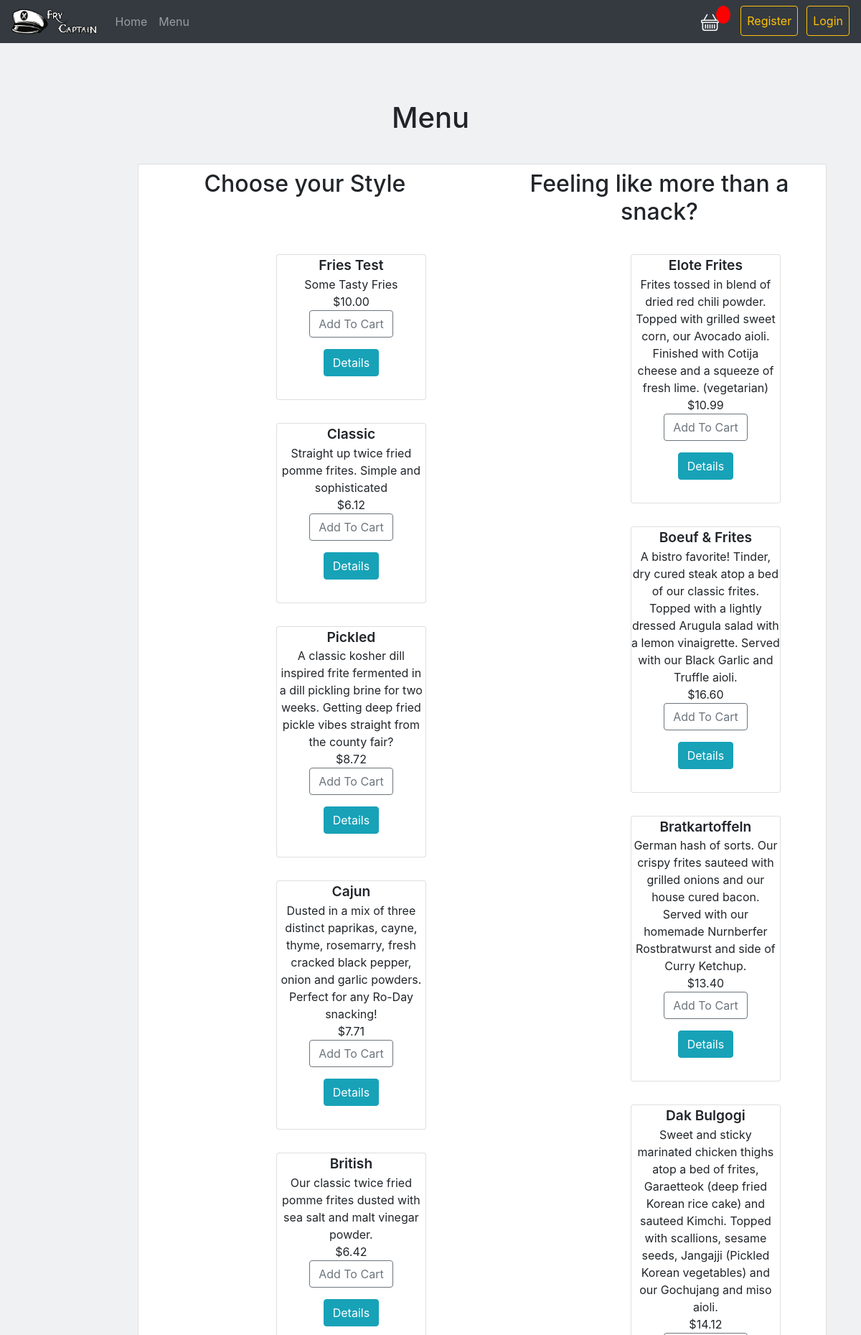
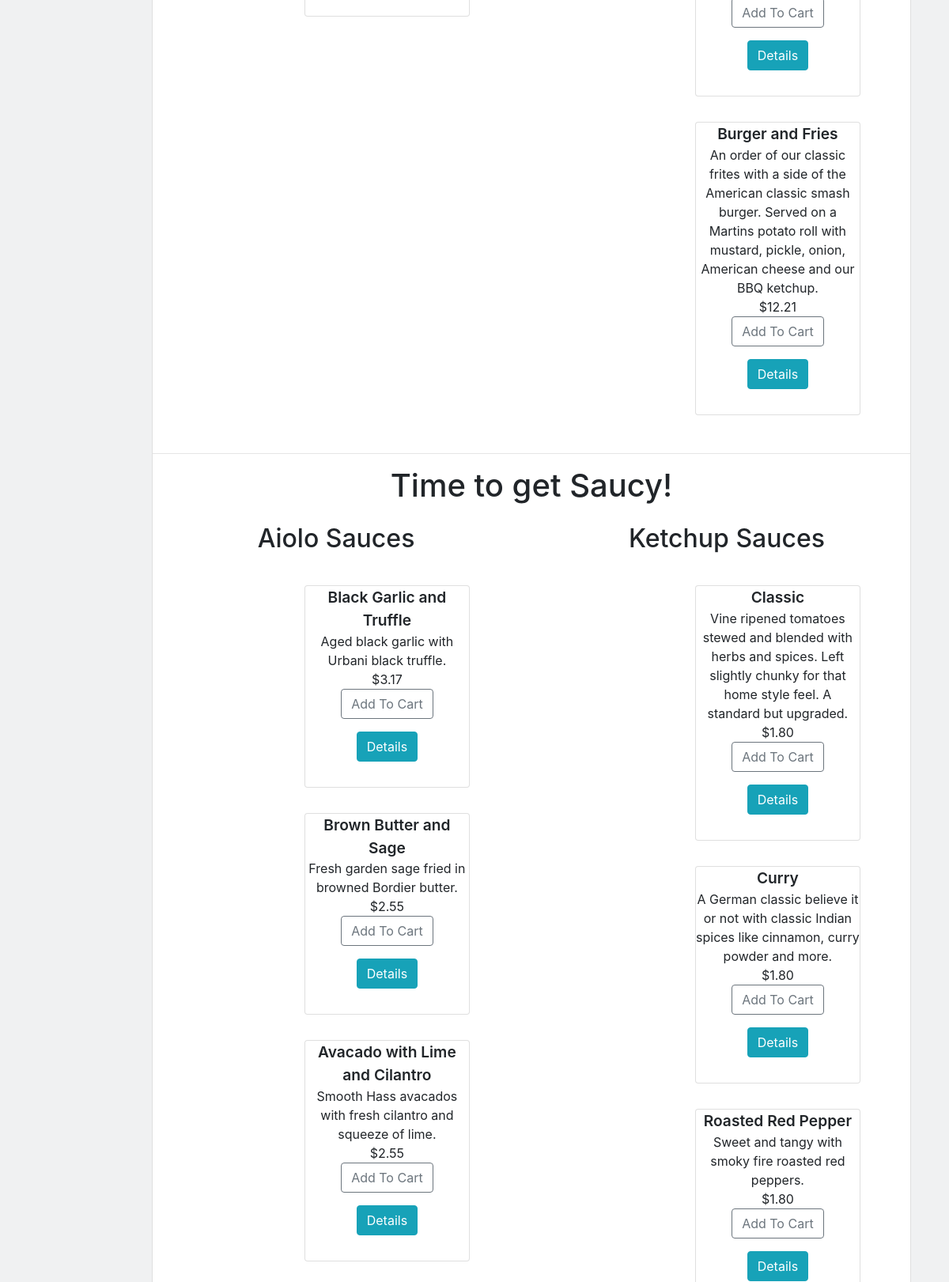
The app's page /menu/ (upper part) with its own data (2 pictures, top to bottom).
### resturant/models.py (models this page shows)
class MenuItem(models.Model):
    ITEMTYPE = (
                ('fries','fries'),
                ('entree', 'entree'),
                ('dessert', 'dessert'),
                ('sauce', 'sauce'),
                )
    SAUCETYPE = (
            ('aioli','aioli'),
            ('ketchup', 'ketchup'),
    )
    name = models.CharField(max_length = 50, null=True)
    sauce_type = models.CharField(max_length=200, null=True, blank=True, choices=SAUCETYPE)
    description = models.TextField(max_length = 250, null=True)
    price = models.DecimalField(max_digits=7, decimal_places=2, default=0)
    item_type = models.CharField(max_length=200, null=True, choices=ITEMTYPE)
    date_created = models.DateTimeField(auto_now_add = True, null=True)
    item_pic = models.ImageField(default='solid-dark-grey-background.jpg',null=True, blank=True)
    def __str__(self):
        return self.name;

### resturant/views.py (the view)
# urls.py: path('menu/', views.menu, name='menu'), #menu page
def menu(request):
    fries = MenuItem.objects.filter(item_type="fries")
    entrees = MenuItem.objects.filter(item_type="entree")
    aioliSauces = MenuItem.objects.filter(sauce_type="aioli")
    ketchupSauces = MenuItem.objects.filter(sauce_type="ketchup")
    context = {
        "fries": fries,
        "entrees" : entrees,
        "aioli_sauces" : aioliSauces,
        "ketchup_sauces" : ketchupSauces,
    }
    return render(request, 'resturant/menu.html', context)

### resturant/templates/resturant/menu.html (shortened to what this page needs)
{% extends 'resturant/main.html' %}
{% block content %}
{% load static %}
<link rel="stylesheet" href="{% static 'css/menu.css' %}">
<div id="main">
  <div class="row">
    <div class="col">
      <h1 id="title">Menu</h1>
    </div>
  </div>
  <div class="card main-menu-card">
      <div class="row">
        <div class="col col-6">
          <h2 class="mt-2">Choose your Style</h2>
        </div>
        <div class="col col-6">
          <h2 class="mt-2">Feeling like more than a snack?</h2>
        </div>
      </div>
      <div class="row">
        <div class="col col-6">
          {% for item in fries %}
            <div class="card menu-card">
              <p>
                <span class="menu-item-name">{{item}}</span>
                <br>{{item.description}}
                <br>${{item.price|floatformat:2}}
                <br><button data-product={{item.id}} data-action="add" type="button" name="button" class="btn btn-outline-secondary add-btn update-cart">Add To Cart</button>
                <a href="{% url 'menu_details' item.id %}" class="btn btn-info card-button">Details</a>
              </p>
            </div>
          {% endfor %}
        </div>
        <div class="col col-6">
            {% for item in entrees %}
            <div class="card menu-card">
              <p>
                <span class="menu-item-name">{{item}}</span>
                <br>{{item.description}}
                <br>${{item.price}}
                <br><button data-product={{item.id}} data-action="add" type="button" name="button" class="btn btn-outline-secondary add-btn update-cart">Add To Cart</button>
                <a href="{% url 'menu_details' item.id %}" class="btn btn-info card-button">Details</a>
              </p>
            </div>
            {% endfor %}
        </div>
      </div>
      <hr>
      <div>
        <h1 class="mb-4">Time to get Saucy!</h1>
        <div class="row">
          <div class="col col-6">
            <h2>Aiolo Sauces</h2>
          </div>
          <div class="col col-6">
            <h2>Ketchup Sauces</h2>
          </div>
        </div>
      </div>
      <div class="row">
        <div class="col col-6">
            {% for item in aioli_sauces %}
            <div class="card menu-card align-bottom">
              <p>
                <span class="menu-item-name">{{item}}</span>
                <br>{{item.description}}
                <br>${{item.price}}
                <br><button data-product={{item.id}} data-action="add" type="button" name="button" class="btn btn-outline-secondary add-btn update-cart">Add To Cart</button>
                <a href="{% url 'menu_details' item.id %}" class="btn btn-info card-button">Details</a>
              </p>
            </div>
            {% endfor %}
        </div>
        <div class="col col-6">
            {% for item in ketchup_sauces %}
            <div class="card menu-card">
              <p>
                <span class="menu-item-name">{{item}}</span>
                <br>{{item.description}}
                <br>${{item.price}}
                <br><button data-product={{item.id}} data-action="add" type="button" name="button" class="btn btn-outline-secondary add-btn update-cart">Add To Cart</button>
                <a href="{% url 'menu_details' item.id %}" class="btn btn-info card-button">Details</a>
              </p>
            </div>
            {% endfor %}
        </div>
      </div>
  </div>
</div>
{% endblock %}

### resturant/templates/resturant/main.html (shortened to what this page needs)
{% load static %}
<!DOCTYPE html>
<html lang="en" dir="ltr">
  <head>
    <link rel="stylesheet" href="https://stackpath.bootstrapcdn.com/bootstrap/4.3.1/css/bootstrap.min.css">
    <link rel="stylesheet" href="{% static 'css/main.css' %}">
  </head>
  <body>
    {% include 'resturant/navbar.html' %}
    {% block content %}
    {% endblock %}
  </body>
</html>

### resturant/templates/resturant/navbar.html (shortened to what this page needs)
{% load static %}
<link rel="stylesheet" href="{% static 'css/navbar.css' %}">
<nav class="navbar navbar-expand-lg navbar-dark bg-dark" id="navbar" style="z-index: 300">
  <img src="{% static 'images/FryCaptainLogoWithWords.png' %}" id="logo">
  <div class="collapse navbar-collapse" id="navbarTogglerDemo03">
    <ul class="navbar-nav mr-auto mt-2 mt-lg-0">
      <li class="nav-item">
        <a class="nav-link" href="{% url 'home' %}">Home<span class="sr-only">(current)</span></a>
      </li>
      <li class="nav-item">
        <a class="nav-link" href="{% url 'menu' %}">Menu</a>
      </li>
    </ul>
    <form class="form-inline my-2 my-lg-0">
      {% if user.is_authenticated %}
        <ul class="navbar-nav mr-auto mt-2 mt-lg-0">
          <li class="nav-item">
            <span class="nav-link" id="login-name" style="margin-right: -.4em;">Hello, <a href="{% url 'user_profile' %}">{{user.username}}</a></span>
          </li>
          <li class="nav-item">
            <a class="nav-link btn text-light mr-2" href="{% url 'cart' %}">
              <svg xmlns="http://www.w3.org/2000/svg" width="25" height="25" fill="currentColor" class="bi bi-cart" viewBox="0 0 16 16">
                <path d="M5.757 1.071a.5.5 0 0 1 .172.686L3.383 6h9.234L10.07 1.757a.5.5 0 1 1 .858-.514L13.783 6H15a1 1 0 0 1 1 1v1a1 1 0 0 1-1 1v4.5a2.5 2.5 0 0 1-2.5 2.5h-9A2.5 2.5 0 0 1 1 13.5V9a1 1 0 0 1-1-1V7a1 1 0 0 1 1-1h1.217L5.07 1.243a.5.5 0 0 1 .686-.172zM2 9v4.5A1.5 1.5 0 0 0 3.5 15h9a1.5 1.5 0 0 0 1.5-1.5V9H2zM1 7v1h14V7H1zm3 3a.5.5 0 0 1 .5.5v3a.5.5 0 0 1-1 0v-3A.5.5 0 0 1 4 10zm2 0a.5.5 0 0 1 .5.5v3a.5.5 0 0 1-1 0v-3A.5.5 0 0 1 6 10zm2 0a.5.5 0 0 1 .5.5v3a.5.5 0 0 1-1 0v-3A.5.5 0 0 1 8 10zm2 0a.5.5 0 0 1 .5.5v3a.5.5 0 0 1-1 0v-3a.5.5 0 0 1 .5-.5zm2 0a.5.5 0 0 1 .5.5v3a.5.5 0 0 1-1 0v-3a.5.5 0 0 1 .5-.5z"/>
              </svg>
            </a>
          </li>
          <li class="nav-item">
            <p id="cart-total"></p>
          </li>
          <li class="nav-item">
            <a class="nav-link btn btn-outline-warning text-warning" id="" href="{% url 'logout' %}">Logout</a>
          </li>
        </ul>
      {% else %}
        <ul class="navbar-nav mr-auto mt-2 mt-lg-0">
          <li class="nav-item">
            <a class="nav-link btn text-light mr-2" href="{% url 'cart' %}">
            </a>
          </li>
          <li class="nav-item">
            <p id="cart-total"></p>
          </li>
          <li class="nav-item">
            <a class="nav-link btn btn-outline-warning text-warning" id="register" href="{% url 'register' %}">Register</a>
          </li>
          <li class="nav-item">
            <a class="nav-link btn btn-outline-warning text-warning" href="{% url 'login' %}">Login</a>
          </li>
        </ul>
      {% endif %}
    </form>
  </div>
</nav>

### resturant/templates/resturant/footer.html (shortened to what this page needs)
{% load static %}

### static/css/main.css (style rules this page uses)
body { background-color: #f0f1f2; }

### static/css/navbar.css (style rules this page uses)
#logo { height: 2.2em; margin-right: 1em; }
#navbar { position: sticky; top: 0; left: 0; }
#register { margin-right: .75em; }
#cart-total { display: block; text-align: center; color: #fff; background-color: red; width: 20px; height: 25px; border-radius: 50%; font-size: 14px; margin-left: -1.5em; margin-right: 1em; }

### static/css/menu.css (style rules this page uses)
#main { text-align: center; }
.menu-card { margin: 2em 12em; height: auto; width: 45%; }
.main-menu-card { margin: 2em 12em; height: auto; width: 80%; }
#title { margin-top: 2em; }
.menu-item-name { font-size: 1.2em; font-weight: 600; }
.card-button { margin: 1em; }

### records on screen
MenuItem: name "Fries Test", description "Some Tasty Fries", price "10.00"
MenuItem: name "Classic", description "Straight up twice fried pomme frites. Simple and sophisticated", price "6.12"
MenuItem: name "Pickled", description "A classic kosher dill inspired frite fermented in a dill pickling brine for two weeks. Getting deep fried pickle vibes straight from the county fair?", price "8.72"
MenuItem: name "Cajun", description "Dusted in a mix of three distinct paprikas, cayne, thyme, rosemarry, fresh cracked black pepper, onion and garlic powders. Perfect for any Ro-Day snacking!", price "7.71"
MenuItem: name "British", description "Our classic twice fried pomme frites dusted with sea salt and malt vinegar powder.", price "6.42"
MenuItem: name "Elote Frites", description "Frites tossed in blend of dried red chili powder. Topped with grilled sweet corn, our Avocado aioli. Finished with Cotija cheese and a squeeze of fresh lime. (vegetarian)", price "10.99"
MenuItem: name "Boeuf & Frites", description "A bistro favorite! Tinder, dry cured steak atop a bed of our classic frites. Topped with a lightly dressed Arugula salad with a lemon vinaigrette. Served with our Black Garlic and Truffle aioli.", price "16.60"
MenuItem: name "Bratkartoffeln", description "German hash of sorts. Our crispy frites sauteed with grilled onions and our house cured bacon. Served with our homemade Nurnberfer Rostbratwurst and side of Curry Ketchup.", price "13.40"
MenuItem: name "Dak Bulgogi", description "Sweet and sticky marinated chicken thighs atop a bed of frites, Garaetteok (deep fried Korean rice cake) and sauteed Kimchi. Topped with scallions, sesame seeds, Jangajji (Pickled Korean vegetables) and our Gochujang and miso aioli.", price "14.12"
MenuItem: name "Burger and Fries", description "An order of our classic frites with a side of the American classic smash burger. Served on a Martins potato roll with mustard, pickle, onion, American cheese and our BBQ ketchup.", price "12.21"
MenuItem: name "Black Garlic and Truffle", description "Aged black garlic with Urbani black truffle.", price "3.17"
MenuItem: name "Brown Butter and Sage", description "Fresh garden sage fried in browned Bordier butter.", price "2.55"
MenuItem: name "Avacado with Lime and Cilantro", description "Smooth Hass avacados with fresh cilantro and squeeze of lime.", price "2.55"
MenuItem: name "Classic", description "Vine ripened tomatoes stewed and blended with herbs and spices. Left slightly chunky for that home style feel. A standard but upgraded.", price "1.80"
MenuItem: name "Curry", description "A German classic believe it or not with classic Indian spices like cinnamon, curry powder and more.", price "1.80"
MenuItem: name "Roasted Red Pepper", description "Sweet and tangy with smoky fire roasted red peppers.", price "1.80"
